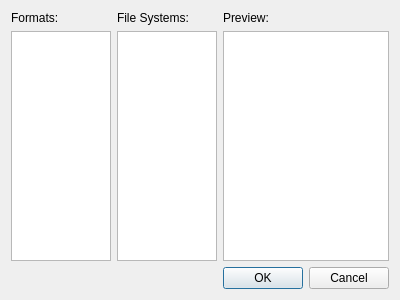
<?xml version="1.0" encoding="UTF-8"?>
<ui version="4.0">
 <class>IdentifyDialog</class>
 <widget class="QDialog" name="IdentifyDialog">
  <property name="geometry">
   <rect>
    <x>0</x>
    <y>0</y>
    <width>400</width>
    <height>300</height>
   </rect>
  </property>
  <property name="windowTitle">
   <string>Dialog</string>
  </property>
  <layout class="QGridLayout" name="gridLayout">
   <item row="0" column="0">
    <widget class="QLabel" name="formatsLabel">
     <property name="text">
      <string>Formats:</string>
     </property>
    </widget>
   </item>
   <item row="0" column="1">
    <widget class="QLabel" name="fileSystemLabel">
     <property name="text">
      <string>File Systems:</string>
     </property>
    </widget>
   </item>
   <item row="0" column="2">
    <widget class="QLabel" name="previewLabel">
     <property name="text">
      <string>Preview:</string>
     </property>
    </widget>
   </item>
   <item row="1" column="0">
    <widget class="QTreeView" name="identifyResultsTreeView">
     <property name="enabled">
      <bool>true</bool>
     </property>
     <property name="rootIsDecorated">
      <bool>false</bool>
     </property>
     <property name="headerHidden">
      <bool>true</bool>
     </property>
    </widget>
   </item>
   <item row="1" column="1">
    <widget class="QTreeView" name="fileSystemsTreeView">
     <property name="enabled">
      <bool>true</bool>
     </property>
     <property name="rootIsDecorated">
      <bool>false</bool>
     </property>
     <property name="headerHidden">
      <bool>true</bool>
     </property>
    </widget>
   </item>
   <item row="1" column="2">
    <widget class="QTreeView" name="previewTreeView">
     <property name="enabled">
      <bool>true</bool>
     </property>
     <property name="editTriggers">
      <set>QAbstractItemView::NoEditTriggers</set>
     </property>
     <property name="selectionMode">
      <enum>QAbstractItemView::NoSelection</enum>
     </property>
     <property name="rootIsDecorated">
      <bool>false</bool>
     </property>
     <property name="headerHidden">
      <bool>true</bool>
     </property>
    </widget>
   </item>
   <item row="2" column="2">
    <widget class="QDialogButtonBox" name="buttonBox">
     <property name="orientation">
      <enum>Qt::Horizontal</enum>
     </property>
     <property name="standardButtons">
      <set>QDialogButtonBox::Cancel|QDialogButtonBox::Ok</set>
     </property>
    </widget>
   </item>
  </layout>
 </widget>
 <resources/>
 <connections>
  <connection>
   <sender>buttonBox</sender>
   <signal>accepted()</signal>
   <receiver>IdentifyDialog</receiver>
   <slot>accept()</slot>
   <hints>
    <hint type="sourcelabel">
     <x>248</x>
     <y>254</y>
    </hint>
    <hint type="destinationlabel">
     <x>157</x>
     <y>274</y>
    </hint>
   </hints>
  </connection>
  <connection>
   <sender>buttonBox</sender>
   <signal>rejected()</signal>
   <receiver>IdentifyDialog</receiver>
   <slot>reject()</slot>
   <hints>
    <hint type="sourcelabel">
     <x>316</x>
     <y>260</y>
    </hint>
    <hint type="destinationlabel">
     <x>286</x>
     <y>274</y>
    </hint>
   </hints>
  </connection>
 </connections>
</ui>
